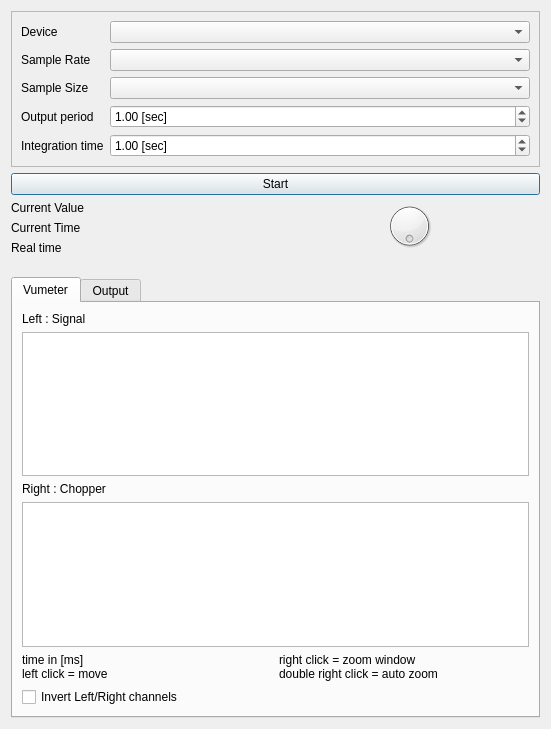
<?xml version="1.0" encoding="UTF-8"?>
<ui version="4.0">
 <class>LockinGui</class>
 <widget class="QWidget" name="LockinGui">
  <property name="geometry">
   <rect>
    <x>0</x>
    <y>0</y>
    <width>551</width>
    <height>729</height>
   </rect>
  </property>
  <property name="windowTitle">
   <string>Lockin</string>
  </property>
  <layout class="QVBoxLayout" name="verticalLayout_3">
   <item>
    <widget class="QFrame" name="frame">
     <property name="frameShape">
      <enum>QFrame::StyledPanel</enum>
     </property>
     <property name="frameShadow">
      <enum>QFrame::Raised</enum>
     </property>
     <layout class="QFormLayout" name="formLayout_2">
      <item row="0" column="0">
       <widget class="QLabel" name="label">
        <property name="text">
         <string>Device</string>
        </property>
       </widget>
      </item>
      <item row="0" column="1">
       <widget class="QComboBox" name="audioDeviceSelector"/>
      </item>
      <item row="3" column="0">
       <widget class="QLabel" name="outputFrequencyHzLabel">
        <property name="text">
         <string>Output period</string>
        </property>
       </widget>
      </item>
      <item row="3" column="1">
       <widget class="QDoubleSpinBox" name="outputPeriod">
        <property name="suffix">
         <string> [sec]</string>
        </property>
        <property name="maximum">
         <double>100.000000000000000</double>
        </property>
        <property name="singleStep">
         <double>0.100000000000000</double>
        </property>
        <property name="value">
         <double>1.000000000000000</double>
        </property>
       </widget>
      </item>
      <item row="4" column="1">
       <widget class="QDoubleSpinBox" name="integrationTime">
        <property name="suffix">
         <string> [sec]</string>
        </property>
        <property name="maximum">
         <double>100.000000000000000</double>
        </property>
        <property name="singleStep">
         <double>0.100000000000000</double>
        </property>
        <property name="value">
         <double>1.000000000000000</double>
        </property>
       </widget>
      </item>
      <item row="4" column="0">
       <widget class="QLabel" name="integrationTimeSLabel">
        <property name="text">
         <string>Integration time</string>
        </property>
       </widget>
      </item>
      <item row="1" column="0">
       <widget class="QLabel" name="sampleRateLabel">
        <property name="text">
         <string>Sample Rate</string>
        </property>
       </widget>
      </item>
      <item row="1" column="1">
       <widget class="QComboBox" name="sampleRateComboBox"/>
      </item>
      <item row="2" column="0">
       <widget class="QLabel" name="sampleSizeLabel">
        <property name="text">
         <string>Sample Size</string>
        </property>
       </widget>
      </item>
      <item row="2" column="1">
       <widget class="QComboBox" name="sampleSizeComboBox"/>
      </item>
     </layout>
    </widget>
   </item>
   <item>
    <widget class="QPushButton" name="buttonStartStop">
     <property name="text">
      <string>Start</string>
     </property>
     <property name="autoDefault">
      <bool>true</bool>
     </property>
     <property name="default">
      <bool>true</bool>
     </property>
     <property name="flat">
      <bool>false</bool>
     </property>
    </widget>
   </item>
   <item>
    <layout class="QHBoxLayout" name="horizontalLayout">
     <item>
      <layout class="QFormLayout" name="formLayout">
       <item row="0" column="0">
        <widget class="QLabel" name="label_6">
         <property name="text">
          <string>Current Value</string>
         </property>
        </widget>
       </item>
       <item row="0" column="1">
        <widget class="QLabel" name="label_current_value">
         <property name="text">
          <string>&lt;no value&gt;</string>
         </property>
        </widget>
       </item>
       <item row="1" column="0">
        <widget class="QLabel" name="label_7">
         <property name="text">
          <string>Current Time</string>
         </property>
        </widget>
       </item>
       <item row="1" column="1">
        <widget class="QLabel" name="label_current_time">
         <property name="text">
          <string>&lt;no value&gt;</string>
         </property>
        </widget>
       </item>
       <item row="2" column="0">
        <widget class="QLabel" name="label_8">
         <property name="text">
          <string>Real time</string>
         </property>
        </widget>
       </item>
       <item row="2" column="1">
        <widget class="QLabel" name="label_real_time">
         <property name="text">
          <string>&lt;no value&gt;</string>
         </property>
        </widget>
       </item>
      </layout>
     </item>
     <item>
      <layout class="QVBoxLayout" name="verticalLayout">
       <item>
        <widget class="QDial" name="dial">
         <property name="maximum">
          <number>3600</number>
         </property>
         <property name="wrapping">
          <bool>true</bool>
         </property>
         <property name="notchesVisible">
          <bool>false</bool>
         </property>
        </widget>
       </item>
       <item>
        <widget class="QLabel" name="label_phase">
         <property name="text">
          <string>&lt;phase&gt;</string>
         </property>
         <property name="alignment">
          <set>Qt::AlignHCenter|Qt::AlignTop</set>
         </property>
        </widget>
       </item>
      </layout>
     </item>
    </layout>
   </item>
   <item>
    <widget class="QTabWidget" name="tabWidget">
     <property name="currentIndex">
      <number>0</number>
     </property>
     <widget class="QWidget" name="tab">
      <attribute name="title">
       <string>Vumeter</string>
      </attribute>
      <layout class="QVBoxLayout" name="verticalLayout_2">
       <item>
        <widget class="QLabel" name="label_4">
         <property name="text">
          <string>Left : Signal</string>
         </property>
        </widget>
       </item>
       <item>
        <widget class="XYView" name="left"/>
       </item>
       <item>
        <widget class="QLabel" name="label_5">
         <property name="text">
          <string>Right : Chopper</string>
         </property>
        </widget>
       </item>
       <item>
        <widget class="XYView" name="right"/>
       </item>
       <item>
        <layout class="QHBoxLayout" name="horizontalLayout_4">
         <item>
          <widget class="QLabel" name="label_2">
           <property name="text">
            <string>&lt;html&gt;&lt;head/&gt;&lt;body&gt;&lt;p&gt;time in [ms]&lt;br/&gt;left click = move&lt;/p&gt;&lt;/body&gt;&lt;/html&gt;</string>
           </property>
          </widget>
         </item>
         <item>
          <widget class="QLabel" name="label_3">
           <property name="text">
            <string>&lt;html&gt;&lt;head/&gt;&lt;body&gt;&lt;p&gt;right click = zoom window&lt;br/&gt;double right click = auto zoom&lt;/p&gt;&lt;/body&gt;&lt;/html&gt;</string>
           </property>
          </widget>
         </item>
        </layout>
       </item>
       <item>
        <widget class="QCheckBox" name="checkBox">
         <property name="text">
          <string>Invert Left/Right channels</string>
         </property>
        </widget>
       </item>
      </layout>
     </widget>
     <widget class="QWidget" name="tab_2">
      <attribute name="title">
       <string>Output</string>
      </attribute>
      <layout class="QHBoxLayout" name="horizontalLayout_5">
       <item>
        <widget class="XYView" name="output"/>
       </item>
      </layout>
     </widget>
    </widget>
   </item>
  </layout>
 </widget>
 <customwidgets>
  <customwidget>
   <class>XYView</class>
   <extends>QGraphicsView</extends>
   <header>xygraph/xyview.hh</header>
  </customwidget>
 </customwidgets>
 <tabstops>
  <tabstop>audioDeviceSelector</tabstop>
  <tabstop>outputPeriod</tabstop>
  <tabstop>integrationTime</tabstop>
  <tabstop>buttonStartStop</tabstop>
  <tabstop>tabWidget</tabstop>
  <tabstop>left</tabstop>
  <tabstop>right</tabstop>
  <tabstop>output</tabstop>
 </tabstops>
 <resources/>
 <connections/>
</ui>
